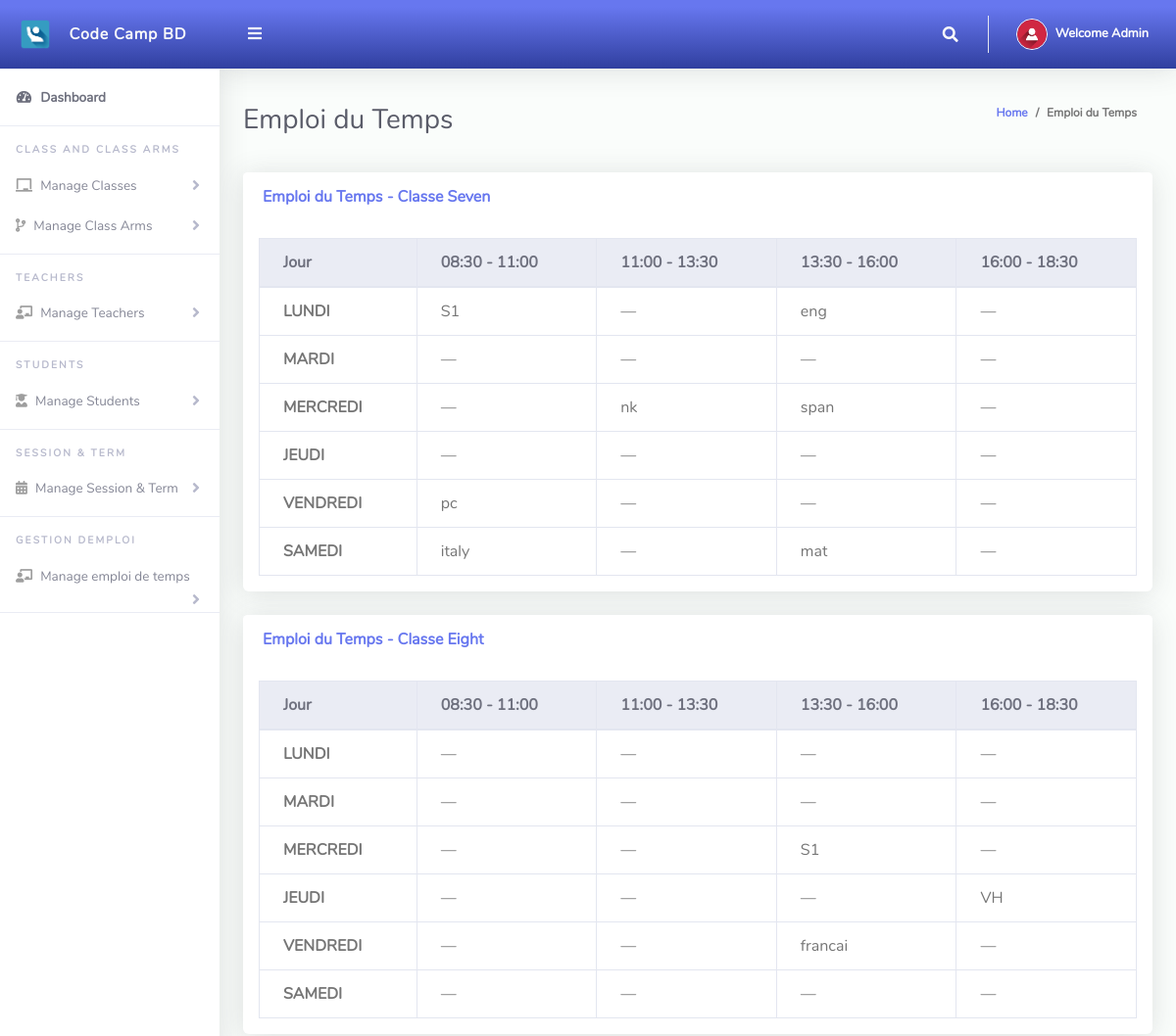
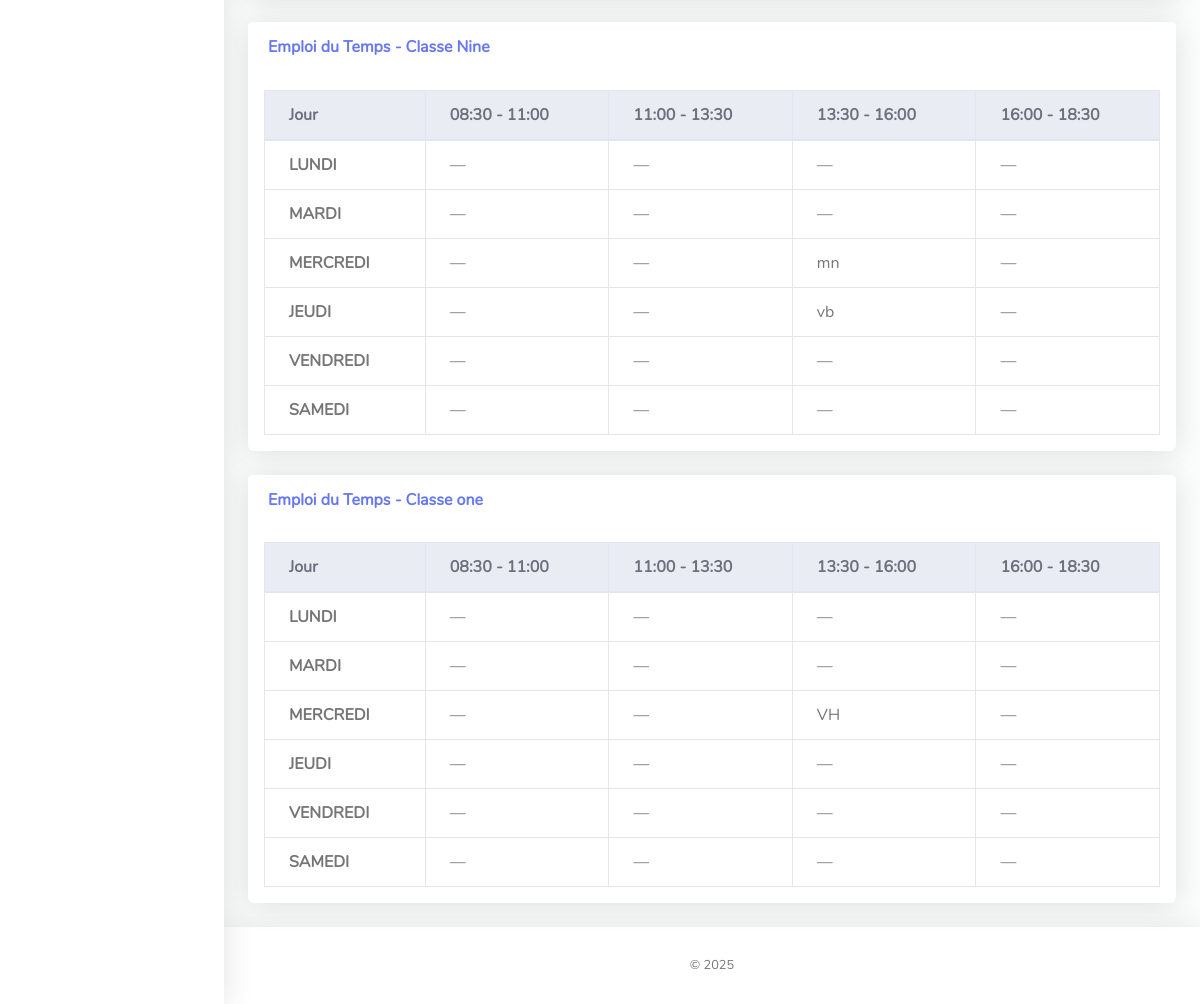
/Admin/toutemploi.php (signed in), run on the app's committed database (2 pictures, top to bottom).
### tables this page shows
CREATE TABLE `tblclass` (
  `Id` int(10) NOT NULL,
  `className` varchar(255) NOT NULL
);

### Admin/toutemploi.php (the view, shortened to what this page needs)
<?php
include '../Includes/dbcon.php';
?>
<!DOCTYPE html>
<html lang="fr">
<head>
  <link href="../vendor/fontawesome-free/css/all.min.css" rel="stylesheet" type="text/css">
  <link href="../vendor/bootstrap/css/bootstrap.min.css" rel="stylesheet" type="text/css">
  <link href="css/ruang-admin.min.css" rel="stylesheet">
</head>
<body id="page-top">
  <div id="wrapper">
    <?php include "Includes/sidebar.php"; ?>
    <div id="content-wrapper" class="d-flex flex-column">
      <div id="content">
        <?php include "Includes/topbar.php"; ?>
      </div>
      <div class="container-fluid" id="container-wrapper">
        <div class="d-sm-flex align-items-center justify-content-between mb-4">
          <h1 class="h3 mb-0 text-gray-800">Emploi du Temps</h1>
          <ol class="breadcrumb">
            <li class="breadcrumb-item"><a href="./">Home</a></li>
            <li class="breadcrumb-item active" aria-current="page">Emploi du Temps</li>
          </ol>
        </div>
        <?php
        $classesQuery = mysqli_query($conn, "SELECT * FROM tblclass");
        while ($class = mysqli_fetch_assoc($classesQuery)) {
            $classId = $class['Id'];
            $className = $class['className'];
            $scheduleQuery = mysqli_query($conn, "SELECT * FROM emploi_du_temps WHERE classId='$classId' ORDER BY jour, periode");
            $scheduleData = [];
            while ($row = mysqli_fetch_assoc($scheduleQuery)) {
                $scheduleData[$row['jour']][$row['periode']] = $row['matiere'];
            }
        ?>
        <div class="row">
          <div class="col-lg-12">
            <div class="card mb-4">
              <div class="card-header py-3">
                <h6 class="m-0 font-weight-bold text-primary">Emploi du Temps - Classe <?php echo $className; ?></h6>
              </div>
              <div class="table-responsive p-3">
                <table class="table table-bordered">
                  <thead class="thead-light">
                    <tr>
                      <th>Jour</th>
                      <th>08:30 - 11:00</th>
                      <th>11:00 - 13:30</th>
                      <th>13:30 - 16:00</th>
                      <th>16:00 - 18:30</th>
                    </tr>
                  </thead>
                  <tbody>
                    <?php
                    $jours = ["LUNDI", "MARDI", "MERCREDI", "JEUDI", "VENDREDI", "SAMEDI"];
                    foreach ($jours as $jour) {
                        echo "<tr>";
                        echo "<th>$jour</th>";
                        for ($i = 1; $i <= 4; $i++) {
                            echo "<td>" . ($scheduleData[$jour][$i] ?? "—") . "</td>";
                        }
                        echo "</tr>";
                    }
                    ?>
                  </tbody>
                </table>
              </div>
            </div>
          </div>
        </div>
        <?php }  ?>
  </div>
    <?php include "Includes/footer.php"; ?>
  </div>
  </div>
</body>
</html>

### Admin/Includes/topbar.php (shortened to what this page needs)
<?php
  $query = "SELECT * FROM tbladmin WHERE Id = ".$_SESSION['userId']."";
  $rs = $conn->query($query);
  $rows = $rs->fetch_assoc();
  $fullName = $rows['firstName']." ".$rows['lastName'];
?>
<nav class="navbar navbar-expand navbar-light bg-gradient-primary topbar mb-4 static-top">
          <button id="sidebarToggleTop" class="btn btn-link rounded-circle mr-3">
            <i class="fa fa-bars"></i>
          </button>
          <ul class="navbar-nav ml-auto">
            <li class="nav-item dropdown no-arrow">
              <a class="nav-link dropdown-toggle" href="#" id="searchDropdown" role="button" data-toggle="dropdown"
                aria-haspopup="true" aria-expanded="false">
                <i class="fas fa-search fa-fw"></i>
              </a>
            </li>
            <li class="nav-item dropdown no-arrow">
              <a class="nav-link dropdown-toggle" href="#" id="userDropdown" role="button" data-toggle="dropdown"
                aria-haspopup="true" aria-expanded="false">
                <img class="img-profile rounded-circle" src="img/user-icn.png" style="max-width: 60px">
                <span class="ml-2 d-none d-lg-inline text-white small"><b>Welcome <?php echo $fullName;?></b></span>
              </a>
            </li>
          </ul>
        </nav>

### data on the page
tblclass: className "Seven", jour "LUNDI", i "S1", i "—", i "eng", jour "MARDI", jour "MERCREDI", i "nk", i "span", jour "JEUDI", jour "VENDREDI", i "pc", jour "SAMEDI", i "italy", i "mat"
tblclass: className "Eight", jour "LUNDI", i "—", jour "MARDI", jour "MERCREDI", i "S1", jour "JEUDI", i "VH", jour "VENDREDI", i "francai", jour "SAMEDI"
tblclass: className "Nine", jour "LUNDI", i "—", jour "MARDI", jour "MERCREDI", i "mn", jour "JEUDI", i "vb", jour "VENDREDI", jour "SAMEDI"
tblclass: className "one", jour "LUNDI", i "—", jour "MARDI", jour "MERCREDI", i "VH", jour "JEUDI", jour "VENDREDI", jour "SAMEDI"

### other printed values
$fullName "Admin"
